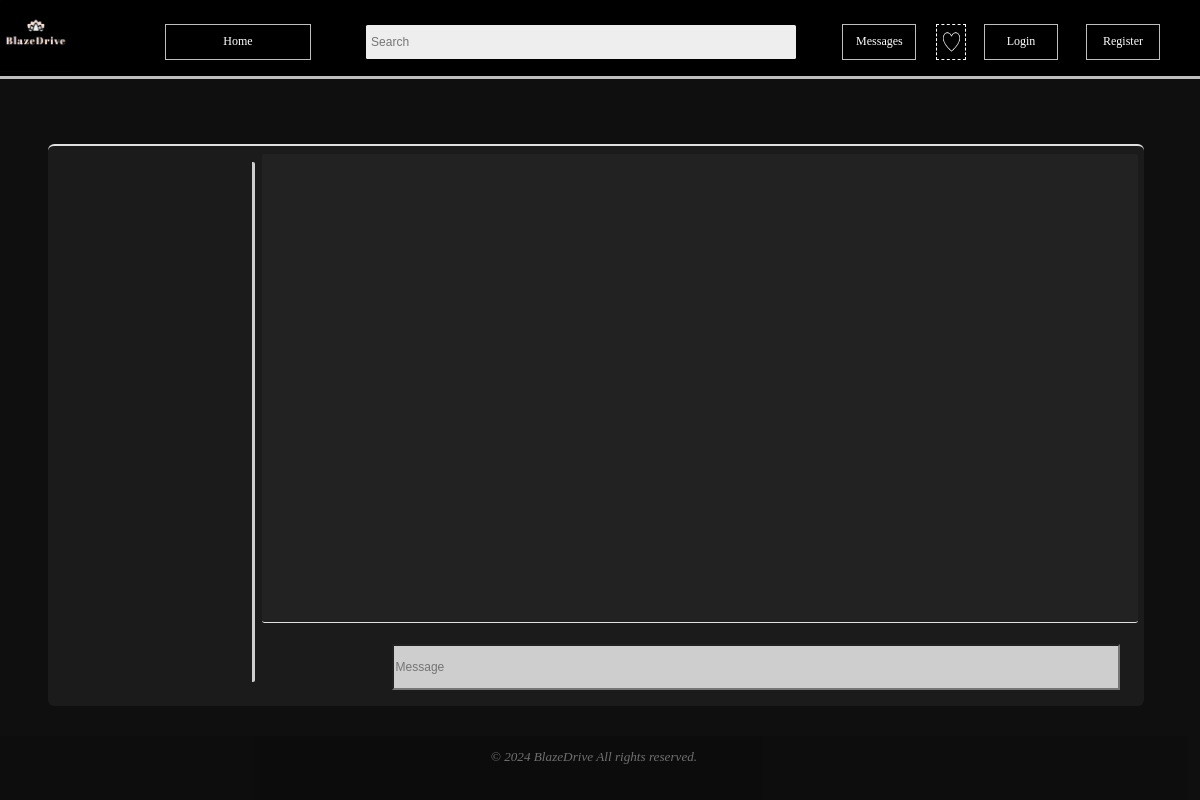
Before: /pages/messages.php with the older database file.
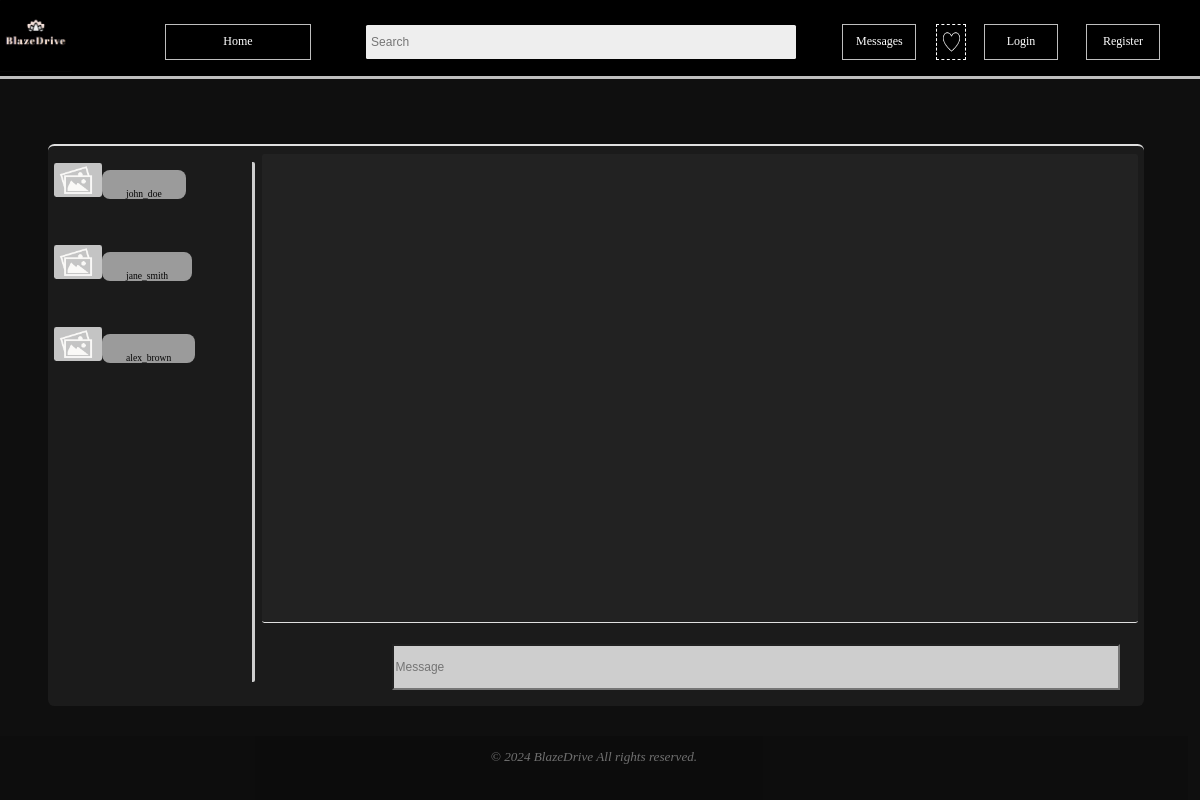
After: the same page with the newer database file.
### tables this page shows
CREATE TABLE User(
    UserId INTEGER PRIMARY KEY NOT NULL,
    userName NVARCHAR(100) NOT NULL UNIQUE,
    named NVARCHAR(100) NOT NULL,
    pass NVARCHAR(100) NOT NULL,
    email NVARCHAR(100) NOT NULL,
    is_admin BOOLEAN NOT NULL
);

### pages/messages.php (called while the page is built, shortened)
<?php
require_once(__DIR__ . '/../database/connection.php');
require_once(__DIR__ . '/../templates/common.php');
require_once(__DIR__ . '/../templates/messages.tpl.php');
$db = getDatabaseConnection();
drawMessages($db, 6);
?>

### templates/messages.tpl.php (the view, shortened to what this page needs)
<?php
function drawMessages($db,$currentUser) {
    ?>
    <!DOCTYPE html>
    <html lang="en">
    <head>
        <link href="../css/messages.css" rel="stylesheet">
    </head>
    <body>
        <section class="wall">
            <div class="liney"></div>
            <section class="profiles">
                <?php
                $stmt = $db->prepare('SELECT DISTINCT U.UserId, U.userName FROM User U INNER JOIN Chat C ON (U.UserId = C.BuyerId OR U.UserId = C.SellerId) WHERE (C.BuyerId = :current_user OR C.SellerId = :current_user) AND U.UserId != :current_user');
                $stmt->bindParam(':current_user', $currentUser, PDO::PARAM_INT);
                $stmt->execute();
                $users = $stmt->fetchAll(PDO::FETCH_ASSOC);
                foreach ($users as $user) {
                    echo '<div class="profile" data-user-id="' . htmlspecialchars($user['UserId']) . '">';
                    echo '<img class="pfp" src="../docs/placeholder.jpg" alt="Profile Picture">';
                    echo '<span class="people">' . htmlspecialchars($user['userName']) . '</span>';
                    echo '</div>';
                }
                ?>
            </section>
            <section class="chats">
            </section>
            <input type="text" class="write" placeholder="Message">
        </section>
    </body>
    </html>
    <?php
}
?>

Changed rows visible on the page:
now on this page (row edited): user: userName "john_doe"
now on this page (row unchanged): user: userName "jane_smith"
now on this page (row unchanged): user: userName "alex_brown"
